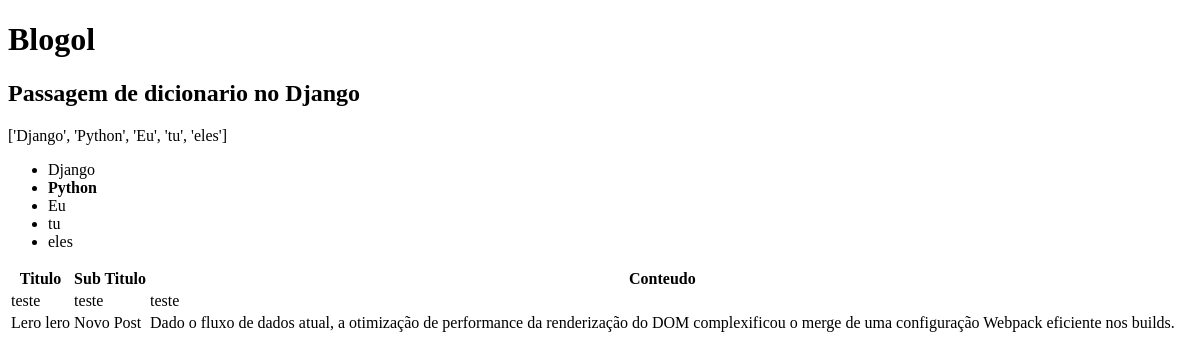
/blog/index_didatico, run on an earlier commit of the app's database.
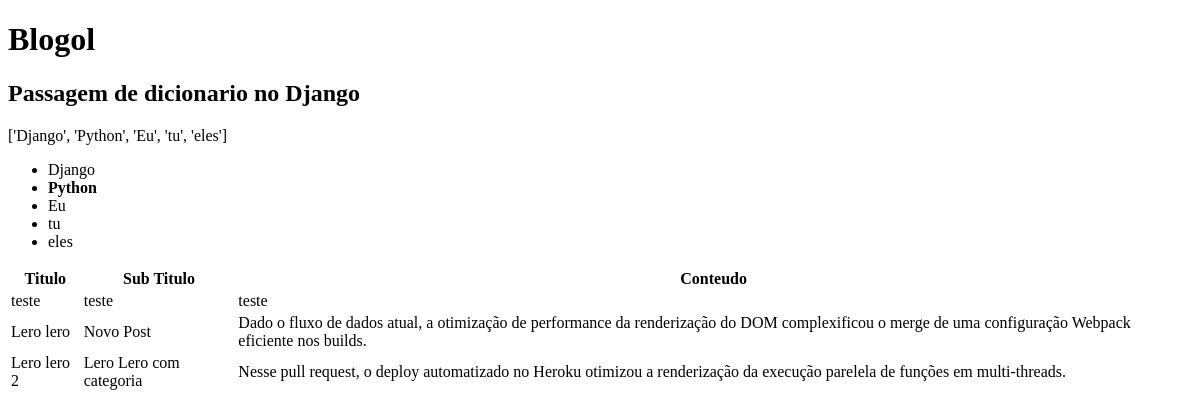
And on a later commit of the database.
### website/models.py (models this page shows, shortened)
class Post(models.Model):
    title = models.CharField(max_length=100, verbose_name="Titulo")
    sub_title = models.CharField(verbose_name='Sub titulo', max_length=200)
    content = models.TextField(verbose_name="Conteudo")
    category = models.CharField(
        max_length=2,
        choices=Categories.choices,
        default=Categories.GR,
        verbose_name='Categorias',
    )
    approved = models.BooleanField(default=True,
                                   verbose_name="Aprovado"
                                   )
    image_post = models.ImageField(upload_to="posts", null=True, blank=True, verbose_name="Imagem")

### website/views.py (the view)
# urls.py: path('index_didatico', blog_hellow),
def blog_hellow(request):
    list = ['Django', 'Python', 'Eu', 'tu', 'eles']
    list_posts = Post.objects.all()
    data = {'name': 'Passagem de dicionario no Django',
            'list': list,
            'posts': list_posts}
    return render(request, 'main/index_didatico.html', data)

### website/templates/main/index_didatico.html (shortened to what this page needs)
<!DOCTYPE html>
<html lang="en">
<head>
</head>
<body>
<h1> Blogol </h1>
<h2>{{ name }}</h2>
{{ list }}
<ul>
    {% for i in list %}
        <li>
            {% if i == 'Python' %}
                <b>{{ i }}</b>
            {% else %}
                {{ i }}
            {% endif %}
        </li>
    {% endfor %}
</ul>
<table>
    <thead>
    <tr>
        <th>Titulo</th>
        <th>Sub Titulo</th>
        <th>Conteudo</th>
    </tr>
    </thead>
    <tbody>
    {% for post in posts %}
        <tr>
            <td>{{ post.title }}</td>
            <td>{{ post.sub_title }}</td>
            <td>{{ post.content }}</td>
        </tr>
    {% endfor %}
    </tbody>
</table>
</body>
</html>

What changed in the data, as far as the page shows it:
added Post: title "Lero lero 2", sub_title "Lero Lero com categoria", content "Nesse pull request, o deploy automatizado no Heroku otimizou a renderização da execução parelela de funções em multi-threads."
